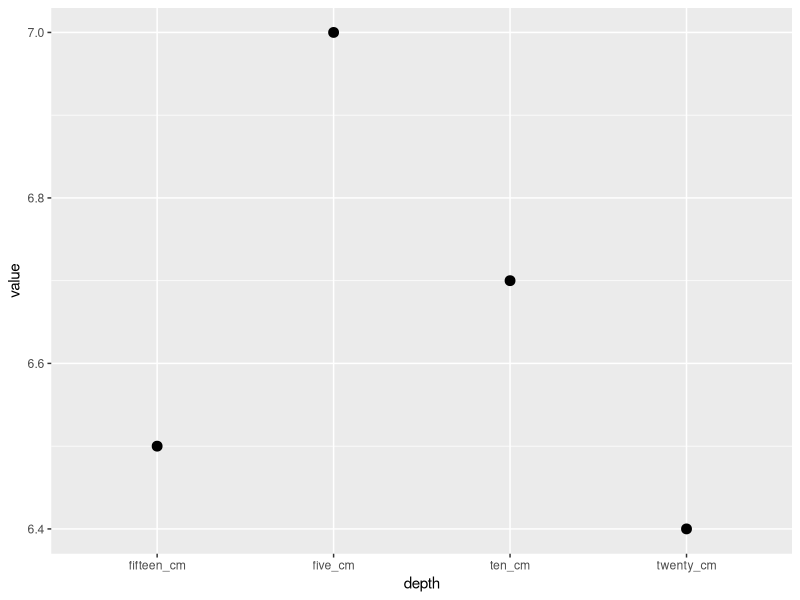

Reproduce this figure in R.
## ---- chunk 1
library(tidyverse)
## ---- chunk 2
df<-data.frame(property=c("pH", "NO3", "clay", "silt", "sand"),
                    five_cm = c(7, 35, 20, 20, 60),
                    ten_cm = c(6.7, 22, 20, 20, 60),
                    fifteen_cm = c(6.5, 20, 20, 20, 60),
                    twenty_cm = c(6.4, 18, 20, 20, 60),
                   stringsAsFactors=FALSE)

soil<-as_tibble(df)
soil
## ---- chunk 3
soil
## ---- chunk 4
soil
## ---- chunk 5
tidy_soil<-gather(soil, five_cm, ten_cm, fifteen_cm, twenty_cm, key=depth, value=value)
tidy_soil
## ---- chunk 6
filter(tidy_soil, property == "pH")%>%
ggplot(aes(x=depth, y=value))+
  geom_point(size=3)
